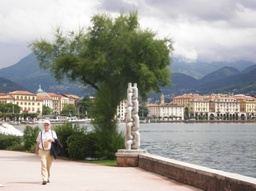
#> input picture linear algebra/chain_small.jpg, 256 x 191 px, shrunk from 653 x 488 before the run
$ jupyter execute asdfasdfasdfasfd.ipynb   (shell and % lines are left out)
#> lines starting #> are read from the running program, lines starting #| are printed output that depends on the picture; long printed decimals are rounded
# Лабораторная работа 3

## Сингулярное разложение и его приложения

Напомним, что сингулярным разложением (SVD, Singular value decomposition) матрицы $A$ размера $m\times n$ называется представление

$$A = U\Sigma V^T,$$

где $U$ — ортогональная матрица размера $m\times m$, $V$ — ортогональная матрица размера $n\times n$, $\Sigma = \mathrm{diag}(\sigma_1,\sigma_2,\sigma_3,\ldots)$ — диагональная матрица размера $m\times n$, в которой $\sigma_1\geqslant\sigma_2\geqslant\ldots\geqslant0$.

На самом деле требование, чтобы матрицы $U$ и $V$ были квадратными, избыточно. *Усечённым сингулярным разложением* мы будем называть разложение

$$A = U\Sigma V^T,$$

где $U$ и $V$ — матрицы с ортонормированными столбцами размеров $m\times k$ и $n \times k$ соответственно, $\Sigma$ — диагональная матрица размера $k\times k$, где $k = \min(m,n)$. Далее мы будем работать исключительно с усечённым разложением.

### Сжатие данных с помощью SVD = построение низкорангового приближения

Введём *норму Фробениуса* матрицы как

$$||A||_{frob} = \sqrt{\mathrm{tr}{A^TA}} = \sqrt{\sum\limits_{i,j}a^2_{i,j}}$$

Иными словами, это обычное евклидово расстояние на пространстве, которое получается, если все матрицы вытянуть в длинные векторы.

Зададимся вопросом: как найти матрицу $A_{r}$ ранга $r$, наименее отличающуюся от $A$ по норме Фробениуса (то есть для которой норма разности $||A - A_{r}||_{frob}$ минимальна). Оказывается, это можно сделать с помощью сингулярного разложения:

**Теорема.** Пусть $\Sigma_{r}$ — это матрица, полученная из $\Sigma$ заменой диагональных элементов $\sigma_{i}$ ($i > r$) нулями, тогда $A_{r} = U\Sigma_{r}V^T$.

Это можно переписать и в более экономичном виде. Если

$$A = \underbrace{
\begin{pmatrix}
u_{11} & \ldots & u_{1k}\\
\vdots & & \vdots\\
u_{m1} & \ldots & u_{mk}
\end{pmatrix}}_{=U}\cdot\underbrace{{
\begin{pmatrix}
\sigma_{1} & &\\
 & \sigma_{2} & \\
 & & \ddots
\end{pmatrix}}
}_{=\Sigma}\cdot \underbrace{
\begin{pmatrix}
v_{11} & \ldots & v_{n1}\\
\vdots & & \vdots\\
v_{1k} & \ldots & v_{nk}
\end{pmatrix}}_{=V^T}$$

то

$$A_{r} = \underbrace{
\begin{pmatrix}
u_{11} & \ldots & u_{1r}\\
\vdots & & \vdots\\
u_{m1} & \ldots & u_{mr}
\end{pmatrix}}_{=U_r}\cdot\underbrace{{
\begin{pmatrix}
\sigma_{1} & &\\
 & \ddots & \\
 & & \sigma_{r}
\end{pmatrix}}
}_{=\Sigma_r}\cdot \underbrace{
\begin{pmatrix}
v_{11} & \ldots & v_{n1}\\
\vdots & & \vdots\\
v_{1r} & \ldots & v_{nr}
\end{pmatrix}}_{=V^T_r}$$

При этом

$$||A - A_{r}||_{frob} = \sqrt{\sum\limits_{i\geqslant r+1} \sigma_{i}^2}$$

Если сингулярные значения матрицы падают достаточно быстро (а в реальных задачах часто бывает именно так), то норма разности будет малой при сравнительно небольшом значении $r$.

На хранение исходной матрицы нам требовалось $m\times n$ памяти. Теперь же, если мы будем хранить отдельно $U_r$, $V_r$ и диагональные элементы $\Sigma_r$, затраты памяти составят $mr + nr + r = r(m + n + 1)$.

**Разложение на компоненты ранга 1**

Обозначим через $u_1,\ldots, u_k$ столбцы матрицы $U$, а через $v_1, \ldots, v_k$ столбцы матрицы $V$. Тогда имеет место равенство

$$A = u_1\sigma_{1}v_1^T + u_2\sigma_{2}v_2^T + u_3\sigma_{3}v_3^T + \ldots$$

Матрицу $u_k\sigma_{k}v_k^T = \sigma_{k}u_kv_k^T$ мы будем называть $k$-й компонентой ранга 1 матрицы $A$. Отметим, что слагаемые в этой сумме ортогональны относительно скалярного произведения $(X, Y) = \mathrm{tr}(X^TY)$ (порождающего норму Фробениуса).

Как нетрудно заметить,

$$A_{r} = \sigma_{1}u_1v_1^T + \sigma_{2}u_2v_2^T + \ldots + \sigma_{r}u_rv_r^T$$

**Технические детали (SVD в Питоне)**

Есть несколько способов сделать в Питоне сингулярное разложение; мы пока предлагаем Вам использовать

`import scipy.linalg as sla`

`U, S, Vt = sla.svd(X, full_matrices=False)`

Для ознакомления с особенностями этой функции рекомендуем обратиться к [документации](https://docs.scipy.org/doc/scipy/reference/generated/scipy.linalg.svd.html) (в частности, обратите внимание на то, какие именно объекты она возвращает).

### Правила оформления графиков

При работе с данными часто неудобно делать какие-то выводы, если смотреть на таблицу и числа в частности, поэтому важно уметь визуализировать данные.

У matplotlib, конечно же, есть [документация](https://matplotlib.org/users/index.html) с большим количеством [примеров](https://matplotlib.org/examples/), но для начала достаточно знать про несколько основных типов графиков:
- plot — обычный поточечный график, которым можно изображать кривые или отдельные точки;
- hist — гистограмма, показывающая распределение некоторой величины;
- scatter — график, показывающий взаимосвязь двух величин;
- bar — столбцовый график, показывающий взаимосвязь количественной величины от категориальной.

Ещё одна билиотека для визуализации: [seaborn](https://jakevdp.github.io/PythonDataScienceHandbook/04.14-visualization-with-seaborn.html). Это настройка над matplotlib, иногда удобнее и красивее делать визуализации через неё.

Не забывайте про базовые принципы построения приличных графиков:
- оси должны быть подписаны, причём не слишком мелко;
- у графика должно быть название;
- если изображено несколько графиков, то необходима поясняющая легенда;
- для точек из разных выборок, необходимо использовать разные цвета;
- все линии на графиках должны быть чётко видны (нет похожих цветов или цветов, сливающихся с фоном);
- размер графика должен быть таким, чтобы по нему несложно было сделать необходимые выводы о данных;
- если отображена величина, имеющая очевидный диапазон значений (например, проценты могут быть от 0 до 100), то желательно масштабировать ось на весь диапазон значений (исключением является случай, когда вам необходимо показать малое отличие, которое незаметно в таких масштабах).

Помните, что проверяющий имеет право снизить оценку за неопрятные графики.

### Оценивание

Обратите внимание, что в каждом разделе есть задания на написания кода и есть вопросы. Вопросы дополняют задачи и направлены на то, чтобы проинтерпретировать или обосновать происходящее. Код без интерпретации не имеет смысла, поэтому отвечать на вопросы обязательно — за отсутствие ответов мы будем снижать баллы за задачи. Если Вы ответите на вопросы, но не напишете корректный код к соответствующим оцениваемым задачам, то в подавляющем большинстве случаев баллы за такое выставлены не будут.

### Формат сдачи
Задания сдаются через систему Anytask. Инвайт можно найти на странице курса. Присылать необходимо ноутбук с выполненным заданием. Сам ноутбук называйте в формате homework-practice-03-linregr-Username.ipynb, где Username — Ваша фамилия.

### Задание 1. Сжатие данных с помощью SVD

Загрузите выложенную на странице курса фотографию.

[cell 1]
import numpy as np
from skimage.io import imread

img = imread(r'chain_small.jpg')
#> img is the input picture: shape (191, 256, 3); mean R, G, B 154.9, 154.4, 147.8
img = img.mean(axis=2) # это матрица из интенсивностей серого цвета; её уже можно подвергать SVD
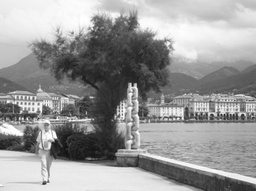
#> img: shape (191, 256) float64; min 13.67, max 255, mean 152.4

[cell 2]
img.shape

Нарисуйте картинку:

[cell 3]
import matplotlib.pyplot as plt

imgplot = plt.imshow(img, cmap='gray')

Постройте сингулярное разложение этой матрицы.

[cell 4]
from numpy.linalg import svd

U, S, VT = svd(img, full_matrices=False)
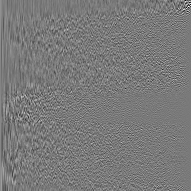
#> U: shape (191, 191) float64; min -0.557, max 0.605, mean 0.000282; drawn with min black and max white
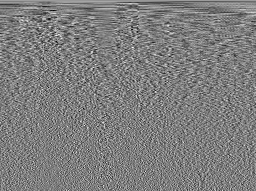
#> VT: shape (191, 256) float64; min -0.28, max 0.287, mean 0.000379; drawn with min black and max white
#> S = 191 values, max 35171.6 at index 0, min 2.31 at index 190, mean 489.9

**1. [0.1 балла]** Нарисуйте график диагональных элементов матрицы $\Sigma$:

[cell 5]
import seaborn as sns

def plot_singular_values(rng=None):
    if rng is None:
        rng = S.shape[0]

    f, axes = plt.subplots(figsize=(10, 10), nrows=2)

    f.subplots_adjust(hspace=0.3)

    axes[1].set_yscale('log')

    axes[0].set_xlabel('number of the singular value')
    axes[1].set_xlabel('number of the singular value')

    axes[0].set_ylabel('Singular value')
    axes[1].set_ylabel('Log of singular value')

    axes[0].set_title('Singular values relative to their indexes')

    sns.scatterplot(data=S[:rng], ax=axes[0])
    sns.scatterplot(data=S[:rng], ax=axes[1])

    return axes

plot_singular_values()
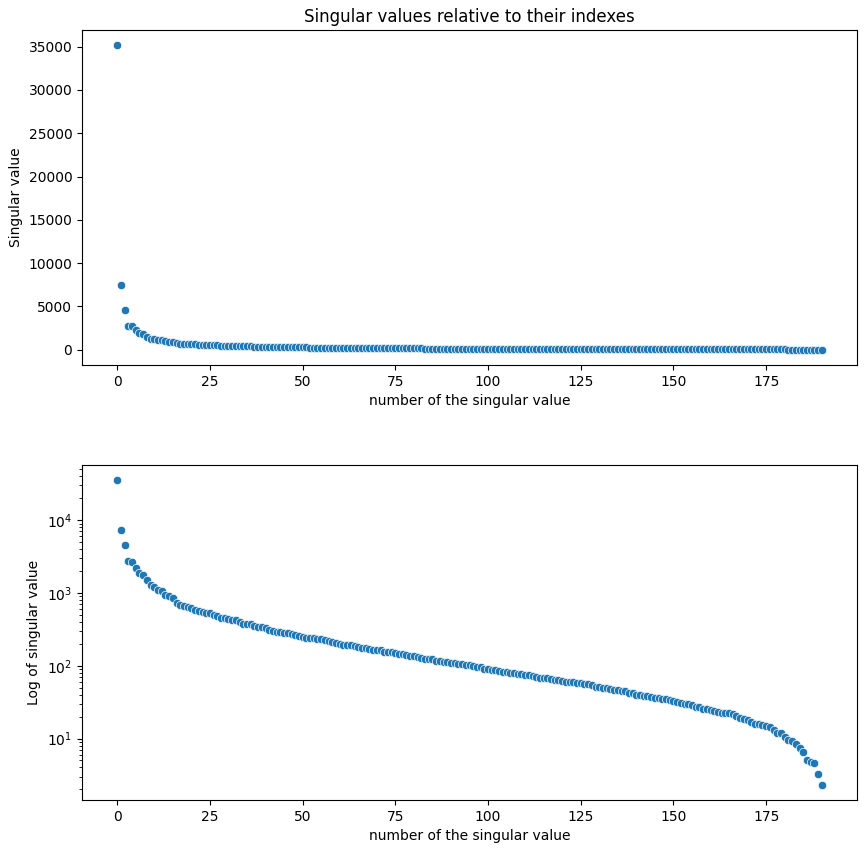
#> figure drawn by matplotlib, 2 panels

Кажется, что они убывают достаточно быстро и есть надежда, что первые несколько компонент дадут картинку, близкую к исходной.

**Важно:** при визуализации различных компонент в этом задании используйте только матричные операции. В частности, избегайте циклов, функций `map` и `reduce`, а также специальных функций, находящих суммы компонент.

**2. [0.1 балла]** Визуализуйте первую компоненту ранга 1. Ожидали ли Вы увидеть именно это? Поясните.

[cell 6]
print(type(img), img.min(), img.max())
#| <class 'numpy.ndarray'> 13.667 255.0

[cell 7]
img[10:15, 10:15]
#> Out = [[237.7, 239.7, 240, 241, 242], [238.7, 240.7, 241, 241, 242], [238.7, 240.7, 241, 241, 241], [238.7, 240.7, 241, 241, 241], [238.7, 240.7, 241, 241, 242]]

Мы работаем с изображением в оттенках серого, полученным при усреднении трех цветовых компонент, для хранения значений которых использовалось uint8 (то есть дискретизация на 256 значений). То есть получаемое нами матричное представление -- это в общем случае матрица со значениями в отрезке $[0; 255]$ действительных чисел.
Соответственно, сумма всех наших одноранговых компонент должна давать значение в этом диапазоне (но при этом сами компоненты необязательно в них лежат, и их элементы могут быть отрицательными или больше 255).

[cell 8]
np.atleast_2d(U[:,0]).shape, np.atleast_2d(VT[0, :].T).shape

[cell 9]
first_rank_approx_no_sigma = np.atleast_2d(U[:,0]).T @ np.atleast_2d(VT[0, :])
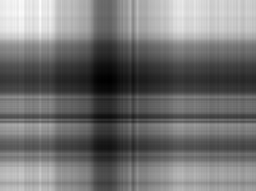
#> first_rank_approx_no_sigma: shape (191, 256) float64; min 0.00167, max 0.00758, mean 0.00434; drawn with min black and max white
first_rank_approx = np.atleast_2d(U[:,0]).T @ np.atleast_2d(VT[0,:]) * S[0]

[cell 10]
plt.imshow(first_rank_approx_no_sigma, cmap='gray')

[cell 11]
(first_rank_approx_no_sigma.mean(), first_rank_approx_no_sigma.min(), first_rank_approx_no_sigma.max())
#> Out = (0.00434, 0.00167, 0.00758)

[cell 12]
plt.imshow(first_rank_approx, cmap='gray')

[cell 13]
(first_rank_approx.mean(), first_rank_approx.min(), first_rank_approx.max())
#> Out = (152.7, 58.79, 266.7)

(заметим, что matplotlib назначил пикселям интенсивность серого после нормализации по диапазону значений, поэтому из-за умножения на скаляр картинка не изменилась)

Перемножив два вектора для того, чтобы получить матрицу, мы, разумеется, можем наблюдать на изображении "полосы", так каждая строка и столбец получались умножением скаляра (элемента одного вектора) на все элементы другого вектора, и мы получаем как бы массив их "растяжений" на вектор из скаляров. Причем интенсивность цветов достаточно хорошо совпадает с исходной картинкой, то есть мы получаем сравнительно маленькое расстояние от первого приближения до исходной матрицы по норме Фробениуса -- этого можно было ожидать из теоремы выше, по которой мы строим 1-ранговое приближение. Так что в целом картинка ожидаемая.

**3. [0.5 балла]** Визуализуйте суммы компонент ранга 1 с первой по двадцатую, с первой по пятидесятую, с двадцатой по сотую, с двадцатой по последнюю. Сделайте выводы.

Поскольку по механике умножения матриц рассматриваемого вида $A_{r} = \sigma_{1}u_1v_1^T + \sigma_{2}u_2v_2^T + \ldots + \sigma_{r}u_rv_r^T$ и при этом само r-приближение мы получаем из исходного полного сингулярного разложения заменой всех сингулярных значений номера выше r на нули, мы можем получить сумму на необходимом отрезке, просто заменив в копии вектора сингулярных значений нужные элементы и перемножив матрицы -- так мы сможем задействовать алгоритмы быстрого перемножения матриц, которые реализованы в numpy под капотом. Да, часть умножений при этом будет произведена впустую из-за нулевого блока в правом нижнем углу матрицы сингулярных значений, но это явно тоже как-то оптимизировано под капотом.

[cell 14]
def from_to_1_rank_component_sum(U, S, VT, from_, to_):
    """Return sum of the 1-rank approximations of the matrix starting with layer from_ and up to layer to_.
    from_ and to_ layers count starts at 1, both are included in the sum"""
#> called with S = array of shape (191,), from_ = 1, to_ = 1
    from_ -= 1
    S_r = S.copy()
#> S_r has the same summary as S outside from_to_1_rank_component_sum
    S_r[:from_] = 0
    S_r[to_:] = 0

    return U @ np.diag(S_r) @ VT

Можно заметить, как первые три слоя сами по себе грубо приближают крупные цветовые пятна картинки: дерево, небо, кусочки диагонального бордюра, а более старшие слои изолированно уже напоминают шум.

[cell 15]
sum_1_1 = from_to_1_rank_component_sum(U, S, VT, 1, 1)
plt.imshow(sum_1_1, cmap='gray')

[cell 16]
plt.imshow(from_to_1_rank_component_sum(U, S, VT, 2, 2), cmap='gray')

[cell 17]
sum_3_3 = from_to_1_rank_component_sum(U, S, VT, 3, 3)
plt.imshow(sum_3_3, cmap='gray')

[cell 18]
sum_100_100 = from_to_1_rank_component_sum(U, S, VT, 100, 100)
#> call 4 of from_to_1_rank_component_sum, with S = array of shape (191,), from_ = 100, to_ = 100
#> in from_to_1_rank_component_sum (call 4), `return U @ np.diag(S_r) @ VT`:
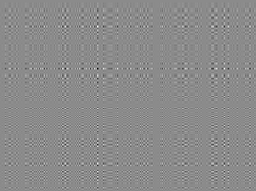
#> returned value: shape (191, 256) float64; min -5.1, max 4.24, mean -2.61e-07; drawn with min black and max white
plt.imshow(sum_100_100, cmap='gray')

При этом визуализация, опять же, нормализованная, а на самом деле в матрице находятся значения вне формального диапазона пикселей, и они уменьшаются по модулю при увеличении r, поскольку уменьшается сингулярное значение.

[cell 19]
(sum_1_1.mean(), sum_1_1.min(), sum_1_1.max())
#> Out = (152.7, 58.79, 266.7)

[cell 20]
(sum_3_3.mean(), sum_3_3.min(), sum_3_3.max())
#> Out = (0.0243, -131.9, 109.8)

[cell 21]
sum_20_20 = from_to_1_rank_component_sum(U, S, VT, 20, 20)
#> in from_to_1_rank_component_sum (call 5), `return U @ np.diag(S_r) @ VT`:
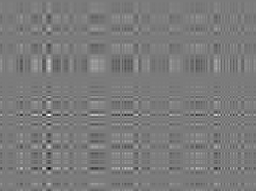
#> returned value: shape (191, 256) float64; min -35.02, max 37.18, mean 0; drawn with min black and max white
(sum_20_20.mean(), sum_20_20.min(), sum_20_20.max())
#> Out = (-0.000194, -35.02, 37.18)

[cell 22]
sum_100_100 = from_to_1_rank_component_sum(U, S, VT, 100, 100)
(sum_100_100.mean(), sum_100_100.min(), sum_100_100.max())
#> Out = (-2.61e-07, -5.1, 4.24)

При суммировании первых k слоев мы получаем все более близкую к исходной картинку по мере увеличения k -- в точности потому, что благодаря росту ранга приближения мы получаем всё больше степеней свободы для минимизации разницы по норме Фробениуса, которая идеально описывает попиксельную разность изображений. В суммах поздних слоев без отрезка первых угадываются силуэты объектов на фотографии, поскольку поздние слои как раз "неформально" используются для коррекции границ объектов, четкости которых нельзя было достигнуть при более низкоранговых приближениях. При этом падающее на каждом слое сингулярное значение как раз позволяет дифференцировать значимость прибавки к пикселям на между слоями, а значения столбцов матриц -- внутри одного слоя.

[cell 23]
plt.imshow(from_to_1_rank_component_sum(U, S, VT, 1, 20), cmap='gray')
#> in from_to_1_rank_component_sum (call 7), `return U @ np.diag(S_r) @ VT`:
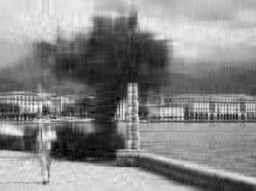
#> returned value: shape (191, 256) float64; min 8.97, max 277.3, mean 152.4; drawn with min black and max white

[cell 24]
plt.imshow(from_to_1_rank_component_sum(U, S, VT, 1, 50), cmap='gray')
#> in from_to_1_rank_component_sum (call 8), `return U @ np.diag(S_r) @ VT`:
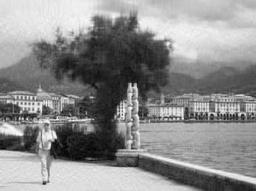
#> returned value: shape (191, 256) float64; min 11.71, max 267.7, mean 152.4; drawn with min black and max white

[cell 25]
plt.imshow(from_to_1_rank_component_sum(U, S, VT, 20, 100), cmap='gray')
#> in from_to_1_rank_component_sum (call 9), `return U @ np.diag(S_r) @ VT`:
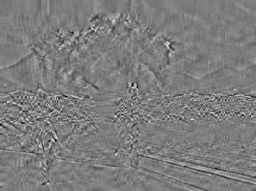
#> returned value: shape (191, 256) float64; min -87.58, max 90.55, mean 0; drawn with min black and max white

[cell 26]
plt.imshow(from_to_1_rank_component_sum(U, S, VT, 1, S.shape[0]), cmap='gray')
#> (the rest of the program and of its run is left out)
